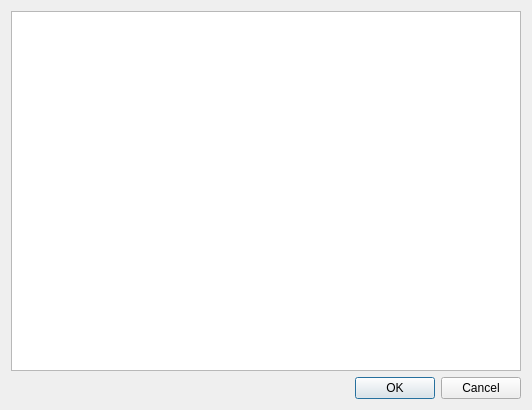
<?xml version="1.0" encoding="UTF-8"?>
<ui version="4.0">
 <class>SoundFileListDialog</class>
 <widget class="QDialog" name="SoundFileListDialog">
  <property name="geometry">
   <rect>
    <x>0</x>
    <y>0</y>
    <width>532</width>
    <height>410</height>
   </rect>
  </property>
  <property name="windowTitle">
   <string>Choose Button</string>
  </property>
  <layout class="QVBoxLayout" name="verticalLayout">
   <item>
    <widget class="QListWidget" name="listWidget"/>
   </item>
   <item>
    <widget class="QDialogButtonBox" name="buttonBox">
     <property name="orientation">
      <enum>Qt::Horizontal</enum>
     </property>
     <property name="standardButtons">
      <set>QDialogButtonBox::Cancel|QDialogButtonBox::Ok</set>
     </property>
    </widget>
   </item>
  </layout>
 </widget>
 <resources/>
 <connections>
  <connection>
   <sender>buttonBox</sender>
   <signal>accepted()</signal>
   <receiver>SoundFileListDialog</receiver>
   <slot>accept()</slot>
   <hints>
    <hint type="sourcelabel">
     <x>248</x>
     <y>254</y>
    </hint>
    <hint type="destinationlabel">
     <x>157</x>
     <y>274</y>
    </hint>
   </hints>
  </connection>
  <connection>
   <sender>buttonBox</sender>
   <signal>rejected()</signal>
   <receiver>SoundFileListDialog</receiver>
   <slot>reject()</slot>
   <hints>
    <hint type="sourcelabel">
     <x>316</x>
     <y>260</y>
    </hint>
    <hint type="destinationlabel">
     <x>286</x>
     <y>274</y>
    </hint>
   </hints>
  </connection>
 </connections>
</ui>
